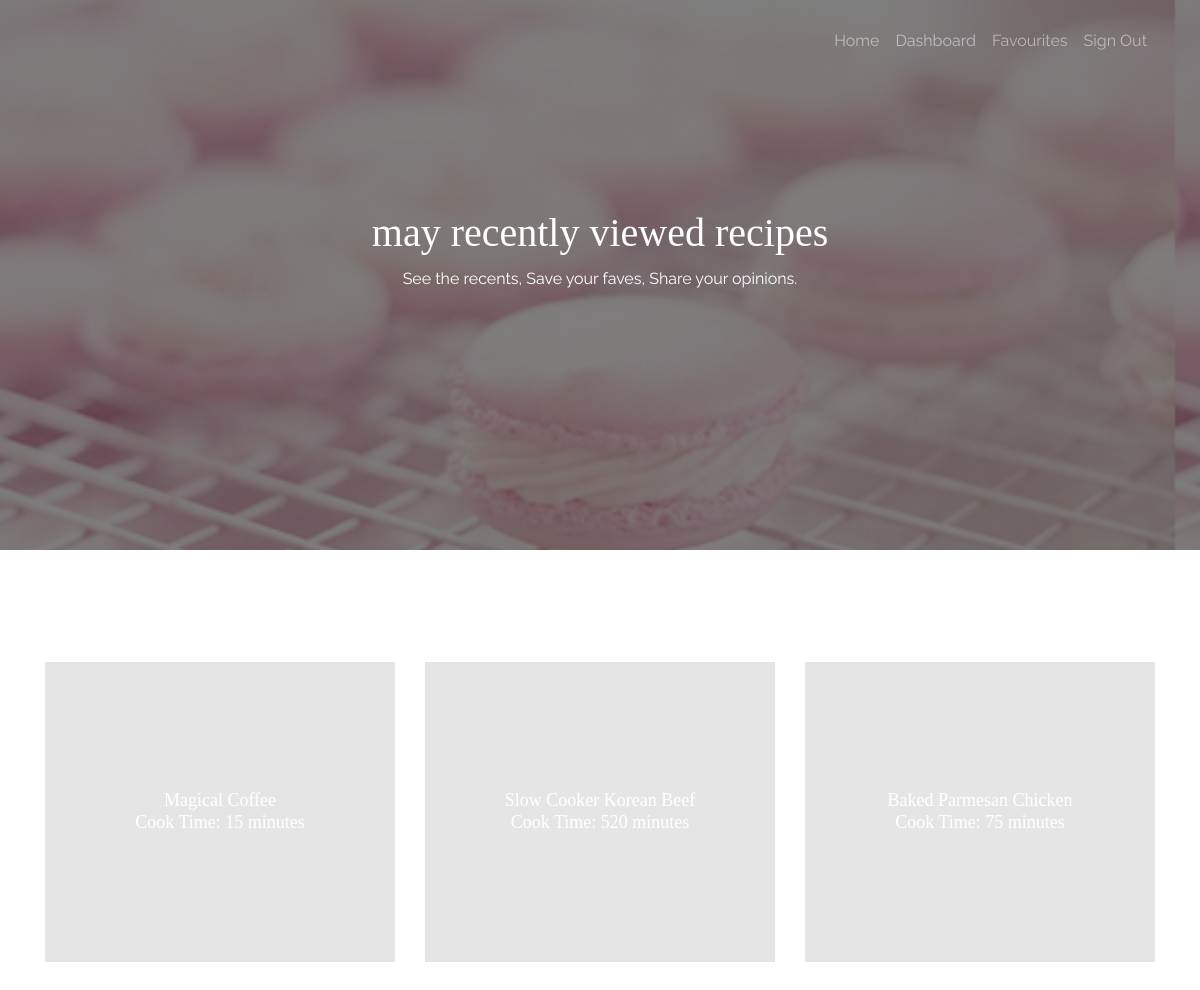
The page /recent (signed in) on the database as committed earlier.
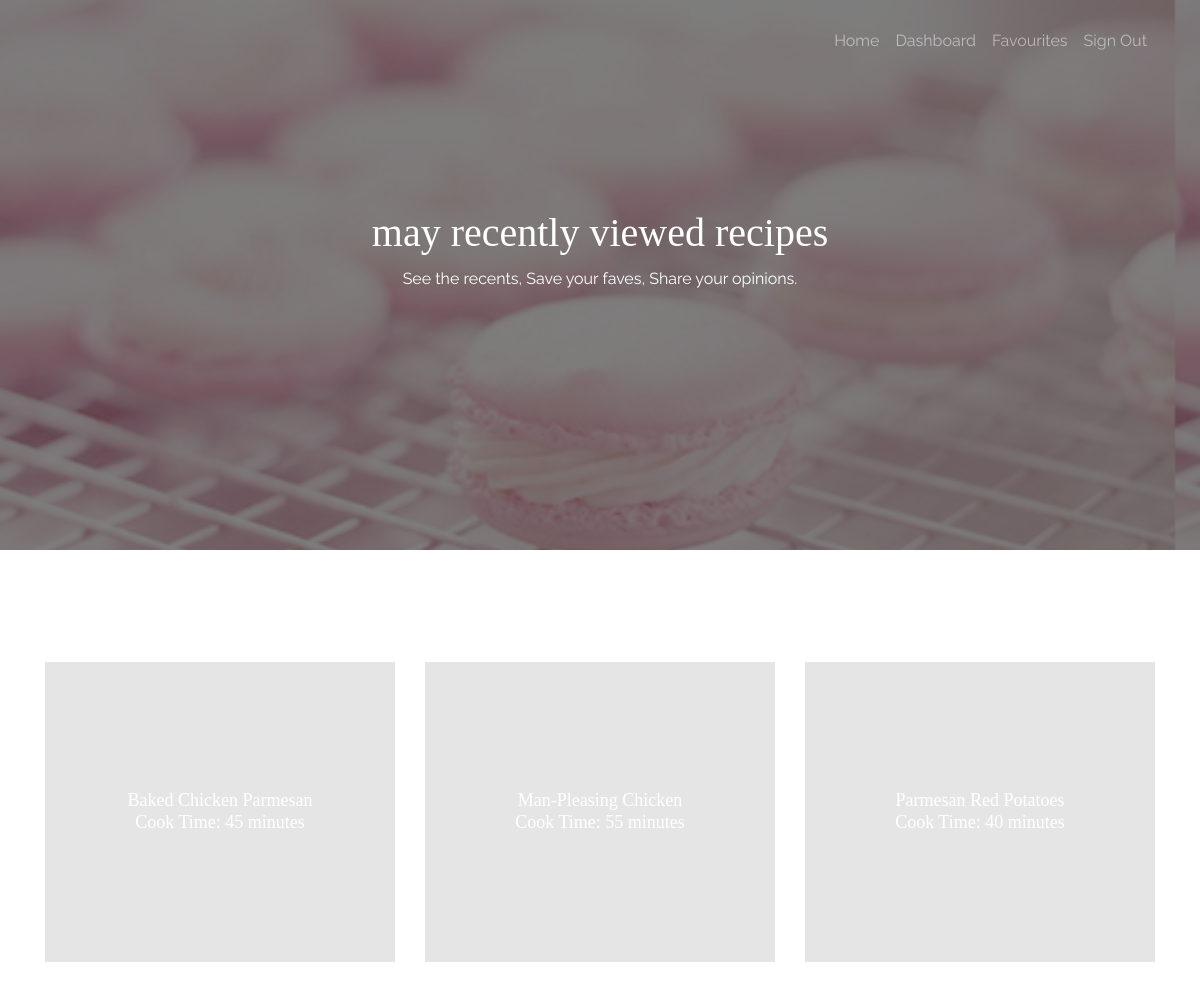
The same page on the database as committed later.
### declarative.py (models this page shows)
class Api(Base):
    __tablename__ = 'API'
    id = Column(String(100), primary_key=True) #id of recipe
    name = Column(String(50), nullable=False)
    image = Column(String(200), nullable=False)
    time = Column(Integer, nullable=False)
    rate = Column(Float) #actually rate
    total_count = Column(Integer) #value
    total = Column(Integer) #number of users have rated

### routes.py (the view)
@app.route('/recent')
def recent():
	if roles.login_role == 1:
		rec_recipes = SS.get_recently_for(current_user.id)
	return render_template('recent.html', user=current_user.id, data=rec_recipes)

### RecipeSystem.py (called while the page is built)
    def get_recently_for(self, user):
        try:
            recipe_list = []
            print("recently for: " + user)
            recent_list = self.session.query(Recently).filter(and_(Recently.user_id==user)).order_by(Recently.order.asc())
            print("got recent list")
            for recent in recent_list:
                rec_id = recent.api_id
                recipe = self.session.query(Api).filter(Api.id==rec_id).first()
                d = {}
                d['id'] = recipe.id
                d['name'] = recipe.name
                d['image'] = recipe.image
                d['time'] = recipe.time
                d['rate'] = recipe.rate
                recipe_list.append(d)
            return recipe_list
        except:
            print("Can't find user")
            pass

### authenticate.py (called while the page is built)
def get_user(user_id):
	return Login(user_id)

@login_manager.user_loader
def load_user(user_id):
	user = get_user(user_id)
	return user

### templates/recent.html (shortened to what this page needs)
<!doctype html>
<html lang="en">
<head>
  <link rel="stylesheet" href="{{url_for("static",filename="css/bootstrap.css")}}">
  <link rel="stylesheet" href="{{url_for("static",filename="css/animate.css")}}">
  <link rel="stylesheet" href="{{url_for("static",filename="css/owl.carousel.min.css")}}">
  <link rel="stylesheet" href="{{url_for("static",filename="fonts/ionicons/css/ionicons.min.css")}}">
  <link rel="stylesheet" href="{{url_for("static",filename="fonts/fontawesome/css/font-awesome.min.css")}}">
  <link rel="stylesheet" href="{{url_for("static",filename="css/style.css")}}">
  </head>
  <body>
    <header role="banner">
      <nav class="navbar navbar-expand-md navbar-dark bg-light">
        <div class="container">
          <div class="collapse navbar-collapse navbar-light" id="navbarsExample05">
            <ul class="navbar-nav ml-auto pl-lg-5 pl-0">
              <li class="nav-item">
                <a class="nav-link" href="{{ url_for('index') }}">Home</a>
              </li>
              <li class="nav-item">
                <a class="nav-link" href="{{ url_for('dashboard') }}">Dashboard</a>
              </li>
              <li class="nav-item">
                <a class="nav-link" href="{{ url_for('my_favorite') }}">Favourites</a>
              </li>
              <li class="nav-item">
                <a class="nav-link" href="{{url_for('logout')}}">Sign Out</a>
              </li>
            </ul>
          </div>
        </div>
      </nav>
    </header>
    <section class="site-hero site-hero-innerpage overlay" data-stellar-background-ratio="0.5" style="background-image: url('/static/images/centre_image.jpg');">
      <div class="container">
        <div class="row align-items-center site-hero-inner justify-content-center">
          <div class="col-md-8 text-center">
            <div class="mb-5 element-animate">
              <h1>{{ user }} recently viewed recipes</h1>
              <p>See the recents, Save your faves, Share your opinions.</p>
            </div>
          </div>
        </div>
      </div>
    </section>
    <section class="slider-wrap site-section">
      <div class="container">
        <div class="row">
          {% if data %}
          {% for recipe in data %}
            <div class="col-md-4 element-animate ">
              <a href = "{{ url_for('get_recipe', recipeID = recipe['id']) }}" class="img-bg" style="background-image: url({{recipe['image']}})">
                <div class="text">
                  <h2>
                    {{recipe['name']}} <br>
                    Cook Time: {{(recipe['time']|int /60)|round|int}} minutes<br>
                  </h2>
                </div>
              </a>
            </div>
          {% endfor %}
          {% else %}
          <p> You haven't viewed any recipes. </p>
          {% endif %}
        </div>
      </div>
    </section>
  </body>
</html>

Rows that differ between the two databases and show on the page:
no longer on this page (row edited): Api: name "Magical Coffee", (recipe['time']|int/60)|round|int "15"
no longer on this page (row unchanged): Api: name "Slow Cooker Korean Beef", (recipe['time']|int/60)|round|int "520"
no longer on this page (row unchanged): Api: name "Baked Parmesan Chicken", (recipe['time']|int/60)|round|int "75"
now on this page (row unchanged): Api: name "Baked Chicken Parmesan", (recipe['time']|int/60)|round|int "45"
added Api: name "Man-Pleasing Chicken", (recipe['time']|int/60)|round|int "55"
added Api: name "Parmesan Red Potatoes", (recipe['time']|int/60)|round|int "40"
